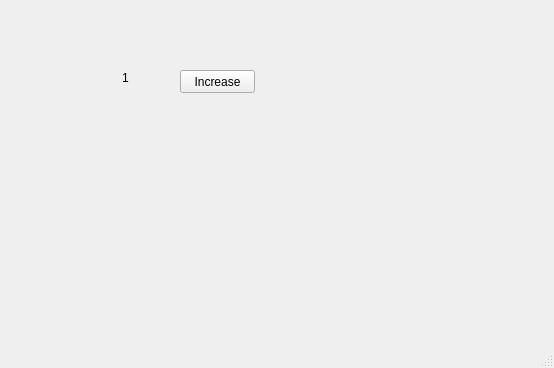
<?xml version="1.0" encoding="UTF-8"?>
<ui version="4.0">
 <class>MainWindow</class>
 <widget class="QMainWindow" name="MainWindow">
  <property name="geometry">
   <rect>
    <x>0</x>
    <y>0</y>
    <width>554</width>
    <height>368</height>
   </rect>
  </property>
  <property name="windowTitle">
   <string>MainWindow</string>
  </property>
  <widget class="QWidget" name="centralwidget">
   <widget class="QLabel" name="lbl">
    <property name="geometry">
     <rect>
      <x>80</x>
      <y>70</y>
      <width>91</width>
      <height>16</height>
     </rect>
    </property>
    <property name="text">
     <string>1</string>
    </property>
    <property name="alignment">
     <set>Qt::AlignCenter</set>
    </property>
   </widget>
   <widget class="QPushButton" name="pb">
    <property name="geometry">
     <rect>
      <x>180</x>
      <y>70</y>
      <width>75</width>
      <height>23</height>
     </rect>
    </property>
    <property name="text">
     <string>Increase</string>
    </property>
   </widget>
  </widget>
  <widget class="QMenuBar" name="menubar">
   <property name="geometry">
    <rect>
     <x>0</x>
     <y>0</y>
     <width>554</width>
     <height>21</height>
    </rect>
   </property>
  </widget>
  <widget class="QStatusBar" name="statusbar"/>
 </widget>
 <resources/>
 <connections/>
</ui>
